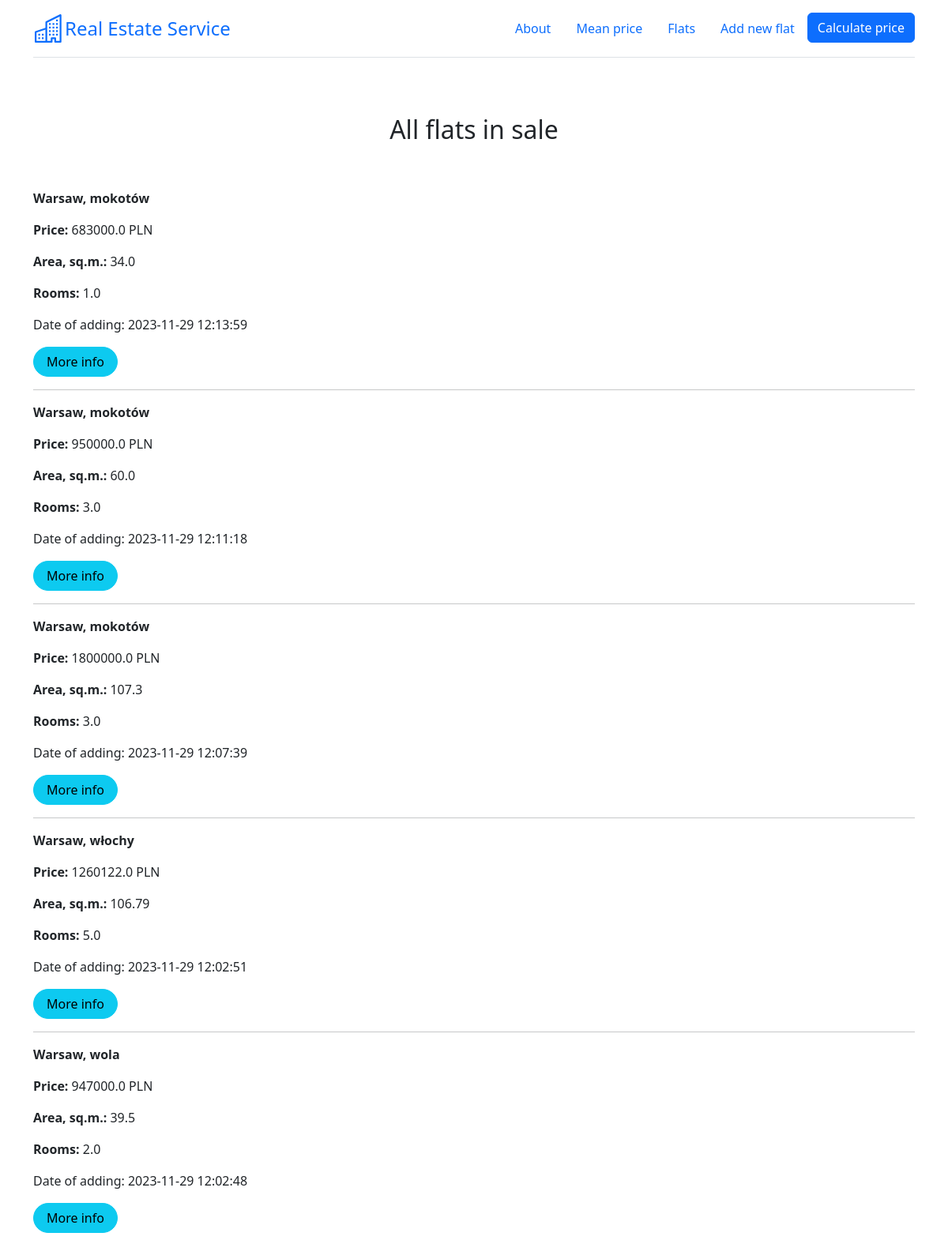
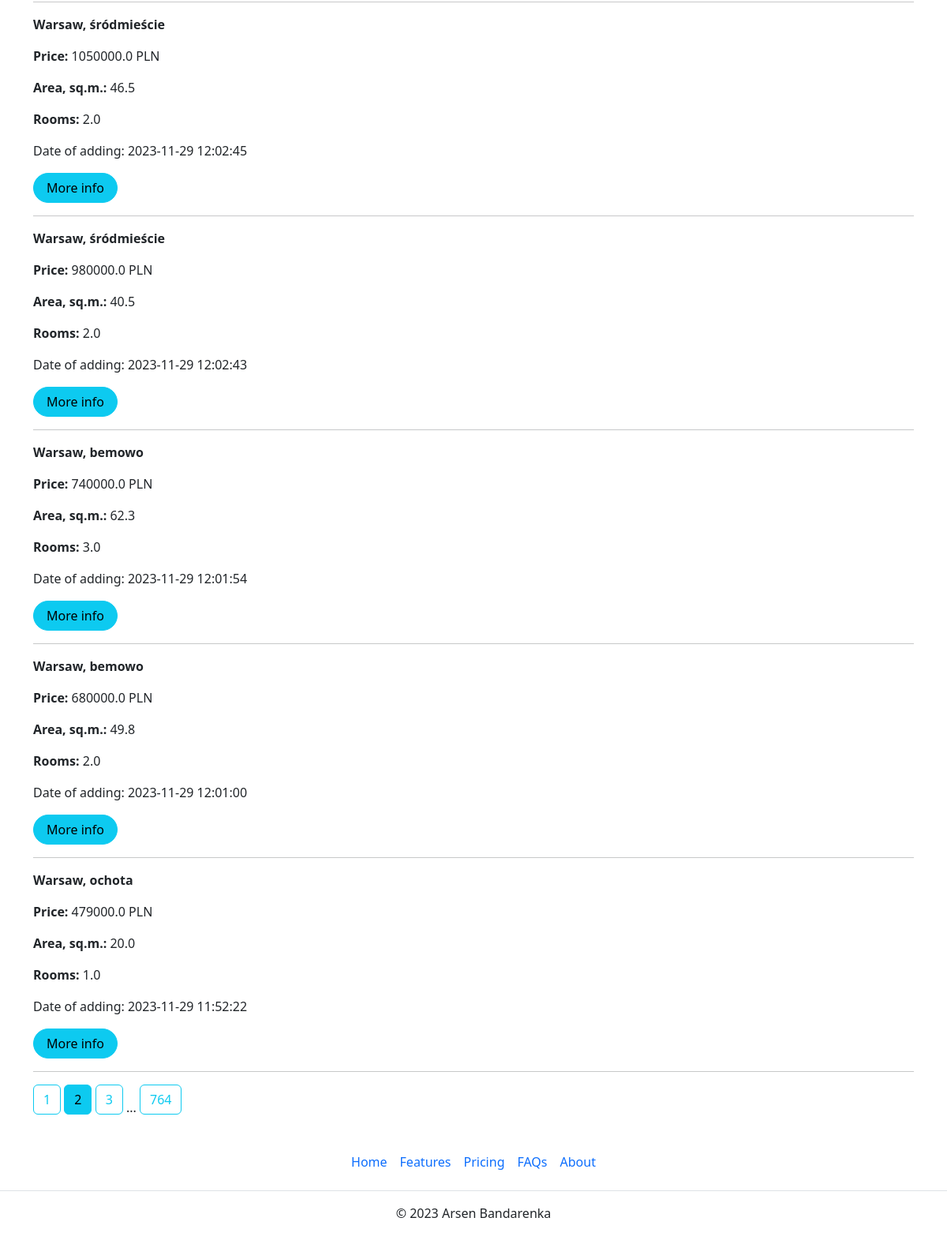
/flats?page=2, run on the app's committed database (2 pictures, top to bottom).
### app.py (models this page shows)
class Flat(db.Model):
    __tablename__ = "flats_load"
    __table_args__ = {'extend_existing': True}
    id = db.Column(db.Integer, primary_key=True, unique=True)
    district = db.Column(db.Text)
    street = db.Column(db.Text)
    price = db.Column(db.Float)
    area = db.Column(db.Float)
    rooms = db.Column(db.Integer)
    renovation = db.Column(db.Integer)
    floor = db.Column(db.Integer)
    market = db.Column(db.Integer)
    elevator = db.Column(db.Integer)
    balcony = db.Column(db.Integer)
    terrace = db.Column(db.Integer)
    garden = db.Column(db.Integer)
    central_heating = db.Column(db.Integer)
    seller = db.Column(db.Integer)
    blok = db.Column(db.Integer)
    parking = db.Column(db.Integer)
    publication_date = db.Column(db.DateTime, default=datetime.datetime.now())

### app.py (the view)
@app.route('/flats')
def show_flats():
    page = request.args.get('page', 1, type=int)
    flats = db.paginate(db.select(Flat).order_by(Flat.publication_date.desc()), page=page, per_page=10)
    return render_template('gpt_page.html', flats=flats, floor_dict=floor_dict)

### templates/gpt_page.html (shortened to what this page needs)
{% extends 'base.html' %}
{% block text_center %}<h2>All flats in sale</h2>{% endblock %}
{% block body %}
{% for flat in flats.items %}
    <p><strong>Warsaw, {{flat.district}}</strong></p>
    <p><strong>Price: </strong> {{flat.price}} PLN</p>
    <p><strong>Area, sq.m.: </strong> {{flat.area}}</p>
    <p><strong>Rooms: </strong> {{flat.rooms}}</p>
    <p>Date of adding: {{flat.publication_date}}</p>
    <a href="/flats/{{ flat.id }}" class="btn btn-info rounded-pill px-3">More info</a>
    <hr>
{% endfor %}
{% for page_num in flats.iter_pages(left_edge=1, left_current=1, right_current=1, right_edge=1) %}
{% if page_num %}
    {% if flats.page == page_num %}
    <a class="btn btn-info mb-4" href="{{ url_for('show_flats', page=page_num) }}">{{ page_num }}</a>
    {% else %}
    <a class="btn btn-outline-info mb-4" href="{{ url_for('show_flats', page=page_num) }}">{{ page_num }}</a>
    {% endif %}
{% else %}
...
{% endif %}
{% endfor %}
{% endblock %}

### data on the page
Flat: district "mokotów", price "683000.0", area "34.0", rooms "1.0", publication_date "2023-11-29 12:13:59"
Flat: district "mokotów", price "950000.0", area "60.0", rooms "3.0", publication_date "2023-11-29 12:11:18"
Flat: district "mokotów", price "1800000.0", area "107.3", rooms "3.0", publication_date "2023-11-29 12:07:39"
Flat: district "włochy", price "1260122.0", area "106.79", rooms "5.0", publication_date "2023-11-29 12:02:51"
Flat: district "wola", price "947000.0", area "39.5", rooms "2.0", publication_date "2023-11-29 12:02:48"
Flat: district "śródmieście", price "1050000.0", area "46.5", rooms "2.0", publication_date "2023-11-29 12:02:45"
Flat: district "śródmieście", price "980000.0", area "40.5", rooms "2.0", publication_date "2023-11-29 12:02:43"
Flat: district "bemowo", price "740000.0", area "62.3", rooms "3.0", publication_date "2023-11-29 12:01:54"
Flat: district "bemowo", price "680000.0", area "49.8", rooms "2.0", publication_date "2023-11-29 12:01:00"
Flat: district "ochota", price "479000.0", area "20.0", rooms "1.0", publication_date "2023-11-29 11:52:22"

### other printed values
{{ page_num }} "1" "3" "764"
{{ page_num }} "2"
